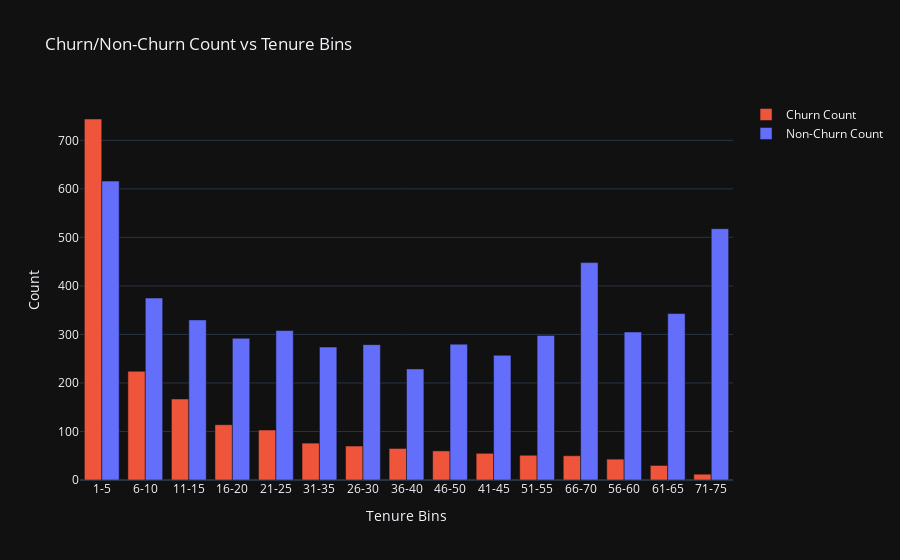

Notebook code for this chart:
### Code cell
# Churn / Non Churn Count vs Tenure

# binning of tenure
df['Tenure Bins'] = pd.cut(df['tenure'], bins = [1, 5, 10, 15, 20, 25, 30, 35, 40, 45, 50, 55, 60, 65, 70, 75], include_lowest=True, labels = ['1-5', '6-10', '11-15', '16-20', '21-25', '26-30', '31-35', '36-40', '41-45', '46-50', '51-55', '56-60', '61-65', '66-70', '71-75'])
bargraph_plotly("Tenure Bins")
del df['Tenure Bins']

### Figure 1 — Plotly figure (JSON) as saved in the notebook; plotly's stock layout.template omitted (floating-point values rounded to 4 significant figures)
{"data": [{"marker": {"color": "#ef553b"}, "name": "Churn Count", "type": "bar", "x": ["1-5", "6-10", "11-15", "16-20", "21-25", "31-35", "26-30", "36-40", "46-50", "41-45", "51-55", "66-70", "56-60", "61-65", "71-75"], "y": [744, 224, 167, 114, 103, 76, 70, 65, 60, 55, 51, 50, 43, 30, 12]}, {"marker": {"color": "#636efa"}, "name": "Non-Churn Count", "type": "bar", "x": ["1-5", "71-75", "66-70", "6-10", "61-65", "11-15", "21-25", "56-60", "51-55", "16-20", "46-50", "26-30", "31-35", "41-45", "36-40"], "y": [616, 518, 448, 375, 343, 330, 308, 305, 298, 292, 280, 279, 274, 257, 229]}], "layout": {"barmode": "group", "title": {"text": "Churn/Non-Churn Count vs Tenure Bins"}, "xaxis": {"title": {"text": "Tenure Bins"}}, "yaxis": {"title": {"text": "Count"}}}}
